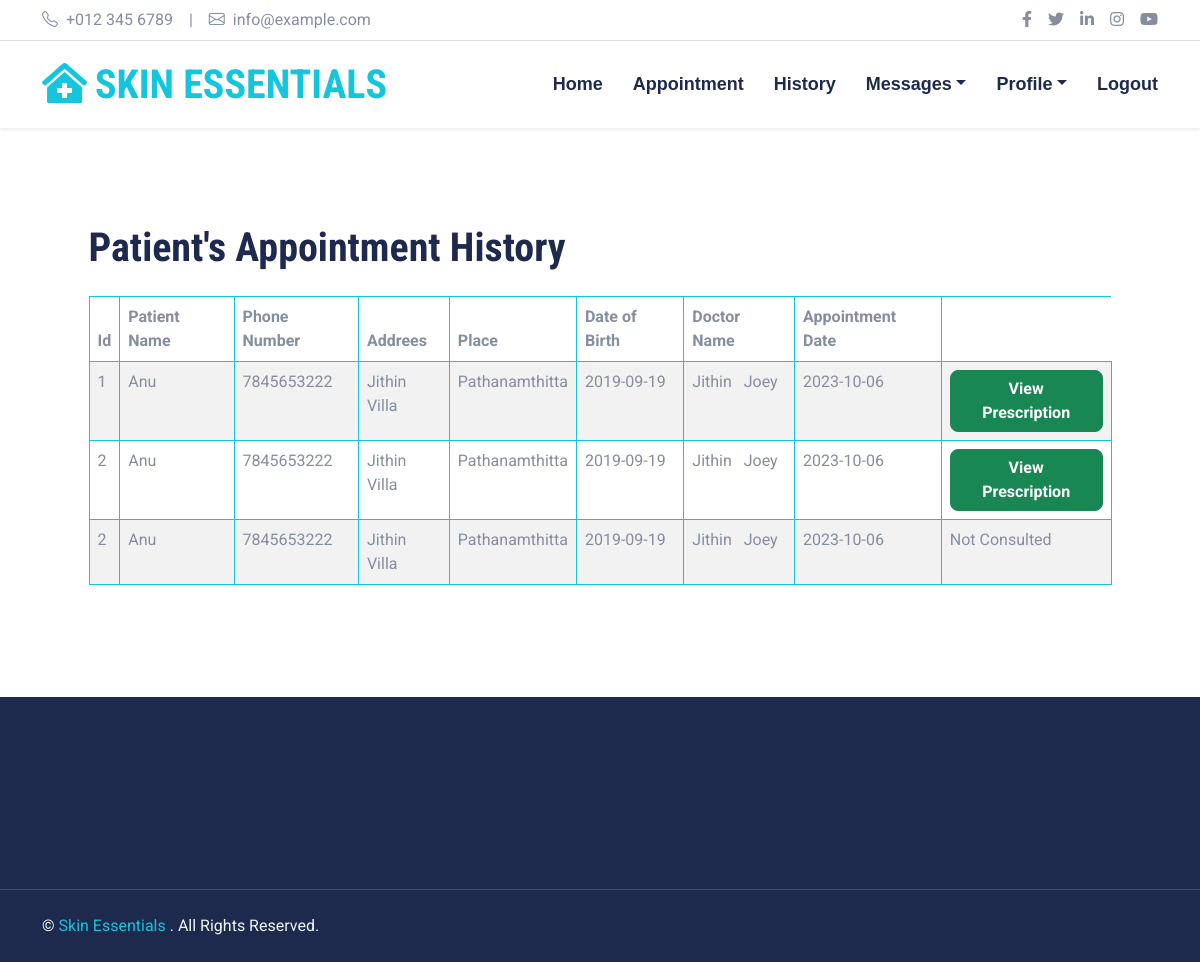
The page /Patient/history.php (signed in) on the database its author committed.
### tables this page shows
CREATE TABLE `tbl_appointment` (
  `appointment_id` int(11) NOT NULL,
  `doctor_login_id` int(11) NOT NULL,
  `patient_login_id` int(11) NOT NULL,
  `appointment_date` date NOT NULL,
  `entry_date` timestamp NOT NULL DEFAULT current_timestamp(),
  `status` varchar(50) NOT NULL DEFAULT 'Not Consulted'
);

CREATE TABLE `tbl_patient` (
  `patient_id` int(11) NOT NULL,
  `login_id` int(11) NOT NULL,
  `patient_name` varchar(50) DEFAULT NULL,
  `phone_number` bigint(20) DEFAULT NULL,
  `Address` longtext NOT NULL,
  `place` varchar(50) DEFAULT NULL,
  `dob` date NOT NULL,
  `entry_date` timestamp NOT NULL DEFAULT current_timestamp(),
  `district_id` int(11) NOT NULL
);

CREATE TABLE `tbl_doctor` (
  `doctor_id` int(11) NOT NULL,
  `hospital_login_id` int(11) NOT NULL,
  `login_id` int(11) NOT NULL,
  `doctor_first_name` varchar(50) NOT NULL,
  `doctor_last_name` varchar(50) NOT NULL,
  `address` varchar(50) DEFAULT NULL,
  `email` varchar(50) NOT NULL,
  `phone_number` bigint(20) DEFAULT NULL,
  `district_id` int(11) NOT NULL,
  `place` varchar(50) NOT NULL,
  `medical_speciality_id` int(11) NOT NULL,
  `photo` varchar(50) NOT NULL,
  `qualification` varchar(50) DEFAULT NULL
);

### Patient/history.php (the view, shortened to what this page needs)
<?php include("header.php") ?>
<div class="container-fluid py-5">
	<div class="container">
		<div class="row gx-5">
			<div class="col-lg-12 mb-5 mb-lg-0">
				<div class="col-lg-11" style="margin: auto;">
					<h1 class="mb-4">Patient's Appointment History</h1>
<div class="col-sm-12">
 <?php
$logid=$_SESSION["patient"]["login_id"];
             include("../db.php");
              $sql="select distinct p.*,d.*,a.* from tbl_appointment as a inner join   tbl_doctor as d on a.doctor_login_id =d.login_id inner join tbl_hospital as h on h.login_id=d.hospital_login_id inner join tbl_medical_speciality as m  on m.medical_speciality_id=d.medical_speciality_id inner join tbl_patient as p on p.login_id=a.patient_login_id  where  a.patient_login_id=$logid";
             $qt=  mysqli_query($con,$sql);
             $n=mysqli_num_rows($qt);
         if($n>0)
              {
                $count=1;
                ?>
                    <table class="table table-striped table-bordered border-primary">
                  <thead><th>Id</th><th>Patient Name</th><th>Phone Number</th><th>Addrees</th><th>Place </th><th>Date of Birth</th><th>Doctor Name</th><th>Appointment Date</th></thead>
<?php
                  while ($rt=  mysqli_fetch_array($qt))
                                                {
                             ?>     <tr>
<td><?php echo $count;?></td>
                                        <td><?php echo $rt['patient_name'];?> </td>
                                        <td><?php echo $rt['phone_number'];?></td>
                                        <td><?php echo $rt['address'];?></td>
                                        <td><?php echo $rt['place'];?></td>
                                 <td><?php echo $rt['dob'];?></td>
                                 <td><?php echo $rt['doctor_first_name'];?> &nbsp;&nbsp;<?php echo $rt['doctor_last_name'];?></td>
                                 <td><?php echo $rt['appointment_date'];?></td>
                                <?php
$appointment_id=$rt['appointment_id'];
include("../db.php");
$count=1;
  $sql1="select * from  tbl_prescription  where  appointment_id=$appointment_id";
$qt1=  mysqli_query($con,$sql1);
 $n1=mysqli_num_rows($qt1);
if($n1>0)
{
?>
   <td><a href="view_prescription.php?id=<?php echo $rt['appointment_id'];?>" class="btn btn-success">View Prescription</a></td>
<?php
}
else{
  ?>
  <td>Not Consulted</td>
  <?php
 }
                                   ?>
                                  </tr>
                                  <?php
                  $count++;
                  } ?>
                    </table>
                  <?php }
                  else{
                  ?>
                    <div class="alert alert-success"> No List Available</div>
                  <?php } ?>
					</div></div></div>
		</div>
	</div>
</div>
<?php include("footer.php") ?>

### assets/assets/css/style.css (style rules this page uses)
:root { --primary: #13C5DD; --secondary: #354F8E; --light: #EFF5F9; --dark: #1D2A4D; }
.btn { font-weight: 700; transition: .5s; }

### rows shown on the page
tbl_appointment: count "1", tbl_patient.patient_name "Anu", tbl_doctor.phone_number "7845653222", tbl_doctor.address "Jithin Villa", tbl_doctor.place "Pathanamthitta", tbl_patient.dob "2019-09-19", tbl_doctor.doctor_first_name "Jithin", tbl_doctor.doctor_last_name "Joey", appointment_date "2023-10-06"
tbl_appointment: count "2", tbl_patient.patient_name "Anu", tbl_doctor.phone_number "7845653222", tbl_doctor.address "Jithin Villa", tbl_doctor.place "Pathanamthitta", tbl_patient.dob "2019-09-19", tbl_doctor.doctor_first_name "Jithin", tbl_doctor.doctor_last_name "Joey", appointment_date "2023-10-06"
tbl_appointment: count "2", tbl_patient.patient_name "Anu", tbl_doctor.phone_number "7845653222", tbl_doctor.address "Jithin Villa", tbl_doctor.place "Pathanamthitta", tbl_patient.dob "2019-09-19", tbl_doctor.doctor_first_name "Jithin", tbl_doctor.doctor_last_name "Joey", appointment_date "2023-10-06", shows "Not Consulted"
